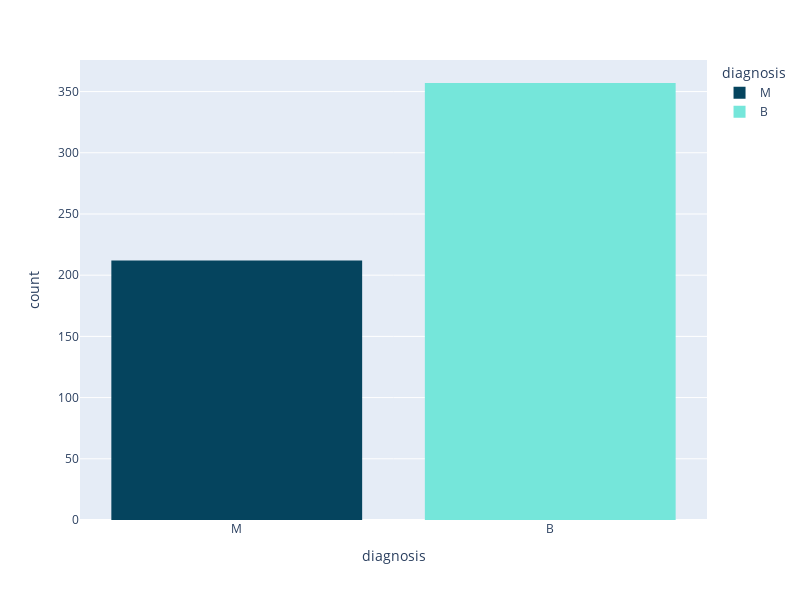

Here is the notebook cell this chart was saved with:
### Code cell
px.histogram(data_frame = df, x = "diagnosis", color = 'diagnosis', color_discrete_sequence = ['#05445E', '#75E6DA'], width = 800, height = 600)

### Figure 1 — Plotly figure (JSON) as saved in the notebook; plotly's stock layout.template omitted (floating-point values rounded to 4 significant figures; data arrays with more than 128 entries replaced by an {"elided": "..."} marker saying what was removed)
{"data": [{"alignmentgroup": "True", "bingroup": "x", "hovertemplate": "diagnosis=%{x}<br>count=%{y}<extra></extra>", "legendgroup": "M", "marker": {"color": "#05445E", "pattern": {"shape": ""}}, "name": "M", "offsetgroup": "M", "orientation": "v", "showlegend": true, "type": "histogram", "x": {"elided": "212 str values"}, "xaxis": "x", "yaxis": "y"}, {"alignmentgroup": "True", "bingroup": "x", "hovertemplate": "diagnosis=%{x}<br>count=%{y}<extra></extra>", "legendgroup": "B", "marker": {"color": "#75E6DA", "pattern": {"shape": ""}}, "name": "B", "offsetgroup": "B", "orientation": "v", "showlegend": true, "type": "histogram", "x": {"elided": "357 str values"}, "xaxis": "x", "yaxis": "y"}], "layout": {"barmode": "relative", "height": 600, "legend": {"title": {"text": "diagnosis"}, "tracegroupgap": 0}, "margin": {"t": 60}, "width": 800, "xaxis": {"anchor": "y", "categoryarray": ["M", "B"], "categoryorder": "array", "domain": [0, 1], "title": {"text": "diagnosis"}}, "yaxis": {"anchor": "x", "domain": [0, 1], "title": {"text": "count"}}}}
